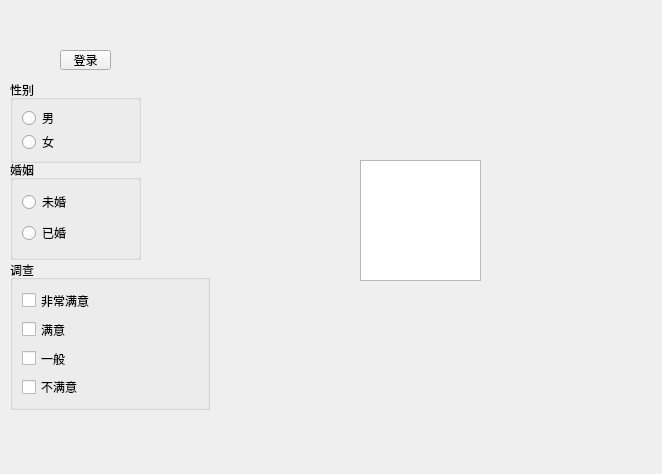
<?xml version="1.0" encoding="UTF-8"?>
<ui version="4.0">
 <class>Widget</class>
 <widget class="QWidget" name="Widget">
  <property name="geometry">
   <rect>
    <x>0</x>
    <y>0</y>
    <width>662</width>
    <height>474</height>
   </rect>
  </property>
  <property name="windowTitle">
   <string>Widget</string>
  </property>
  <widget class="QToolButton" name="toolButton">
   <property name="geometry">
    <rect>
     <x>60</x>
     <y>50</y>
     <width>51</width>
     <height>20</height>
    </rect>
   </property>
   <property name="text">
    <string>登录</string>
   </property>
   <property name="icon">
    <iconset>
     <normaloff>photo/1.jpg</normaloff>photo/1.jpg</iconset>
   </property>
   <property name="iconSize">
    <size>
     <width>16</width>
     <height>16</height>
    </size>
   </property>
   <property name="toolButtonStyle">
    <enum>Qt::ToolButtonTextBesideIcon</enum>
   </property>
  </widget>
  <widget class="QGroupBox" name="groupBox">
   <property name="geometry">
    <rect>
     <x>10</x>
     <y>80</y>
     <width>131</width>
     <height>83</height>
    </rect>
   </property>
   <property name="title">
    <string>性别</string>
   </property>
   <layout class="QVBoxLayout" name="verticalLayout">
    <item>
     <widget class="QRadioButton" name="btnman">
      <property name="text">
       <string>男</string>
      </property>
     </widget>
    </item>
    <item>
     <widget class="QRadioButton" name="radioButton_2">
      <property name="text">
       <string>女</string>
      </property>
     </widget>
    </item>
   </layout>
  </widget>
  <widget class="QGroupBox" name="groupBox_2">
   <property name="geometry">
    <rect>
     <x>10</x>
     <y>160</y>
     <width>131</width>
     <height>100</height>
    </rect>
   </property>
   <property name="title">
    <string>婚姻</string>
   </property>
   <layout class="QVBoxLayout" name="verticalLayout_2">
    <item>
     <widget class="QRadioButton" name="radioButton_4">
      <property name="text">
       <string>未婚</string>
      </property>
     </widget>
    </item>
    <item>
     <widget class="QRadioButton" name="radioButton_3">
      <property name="text">
       <string>已婚</string>
      </property>
     </widget>
    </item>
   </layout>
  </widget>
  <widget class="QGroupBox" name="groupBox_3">
   <property name="geometry">
    <rect>
     <x>10</x>
     <y>260</y>
     <width>200</width>
     <height>150</height>
    </rect>
   </property>
   <property name="title">
    <string>调查</string>
   </property>
   <layout class="QVBoxLayout" name="verticalLayout_3">
    <item>
     <widget class="QCheckBox" name="checkBox">
      <property name="text">
       <string>非常满意</string>
      </property>
     </widget>
    </item>
    <item>
     <widget class="QCheckBox" name="checkBox_2">
      <property name="text">
       <string>满意</string>
      </property>
     </widget>
    </item>
    <item>
     <widget class="QCheckBox" name="checkBox_3">
      <property name="text">
       <string>一般</string>
      </property>
     </widget>
    </item>
    <item>
     <widget class="QCheckBox" name="checkBox_4">
      <property name="text">
       <string>不满意</string>
      </property>
     </widget>
    </item>
   </layout>
  </widget>
  <widget class="QListWidget" name="listWidget">
   <property name="geometry">
    <rect>
     <x>360</x>
     <y>160</y>
     <width>121</width>
     <height>121</height>
    </rect>
   </property>
  </widget>
 </widget>
 <resources/>
 <connections/>
</ui>
